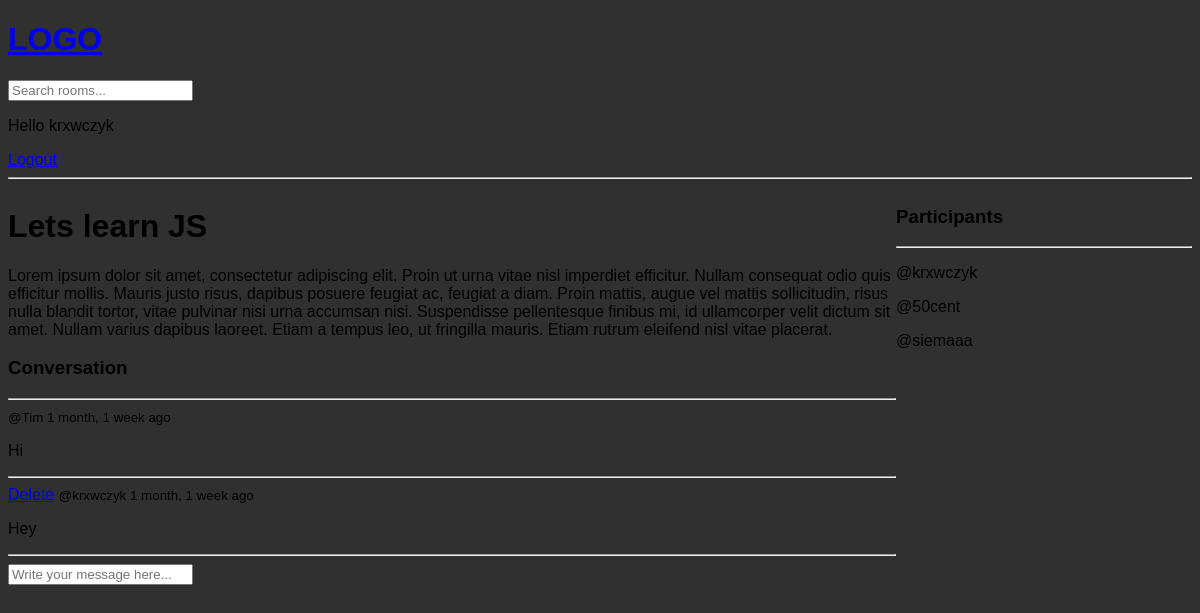
Screenshot of /room/1/ (signed in) with the database file from the repository.
### base/models.py (models this page shows, shortened)
class Room(models.Model):
    host = models.ForeignKey(User, on_delete=models.SET_NULL, null=True)
    topic = models.ForeignKey(Topic, on_delete=models.SET_NULL, null=True)
    name = models.CharField(max_length=200)
    description = models.TextField(null=True, blank=True)
    participants = models.ManyToManyField(User, related_name='participants', blank=True)
    updated = models.DateTimeField(auto_now=True)
    created = models.DateTimeField(auto_now_add=True)
    class Meta:
        ordering = ['-updated', '-created']

class Message(models.Model):
    user = models.ForeignKey(User, on_delete=models.CASCADE)
    room = models.ForeignKey(Room, on_delete=models.CASCADE)
    body = models.TextField()
    updated = models.DateTimeField(auto_now=True)
    created = models.DateTimeField(auto_now_add=True)
    class Meta:
        ordering = ['-updated', '-created']

### base/views.py (the view, shortened to what this page needs)
# urls.py: path('room/<str:pk>/', views.room, name="room"),
def room(request, pk):
    room = Room.objects.get(id=pk)
    room_messages = room.message_set.all().order_by('-created')
    participants = room.participants.all()
    context = {'room':room, 'room_messages':room_messages, 'participants':participants}
    return render(request, 'base/room.html', context)

### base/templates/base/room.html (shortened to what this page needs)
{% extends 'main.html' %}
{% block content %}
<div class="room-container">
<div>
<h1>{{room.name}}</h1>
<p>{{room.description}}</p>
<div class="comment-wrapper">
    <h3>Conversation</h3>
    <hr>
    {% for message in room_messages %}
    <div>
        {% if request.user == message.user %}
        <a href="{% url 'delete-message' message.id %}">Delete</a>
        {% endif %}
        <small>@{{message.user}}  {{message.created|timesince}} ago</small>
        <p>{{message.body}}</p>
        <hr>
    </div>
    {% endfor %}
</div>
{% if request.user.is_authenticated %}
<div class="comment-form">
    <form action="" method="post">
        <input type="text" name="body" placeholder="Write your message here...">
    </form>
</div>
{% endif %}
</div>
<div>
    <h3>Participants</h3>
    <hr>
    {% for user in participants %}
    <div>
        <p>@{{user.username}}</p>
    </div>
    {% endfor %}
</div>
</div>
{% endblock %}

### templates/navbar.html
<a href="/">
    <h1>LOGO</h1>
</a>
<form method="GET">
    <input type="text" name="q" placeholder="Search rooms...">
</form>
{% if request.user.is_authenticated %}
<p>Hello {{request.user}}</p>
<a href="{% url 'logout' %}">Logout</a>
{% else %}
<a href="{% url 'login' %}">Login</a>
{% endif %}
<hr>

### static/css/style.css (style rules this page uses)
body { background-color: rgb(48, 48, 48); font-family: arial; }

### base/templates/base/room.html (style rules this page uses)
.room-container { display: grid; grid-template-columns: 3fr 1fr; }

### rows the page displays
Room: name "Lets learn JS", description "Lorem ipsum dolor sit amet, consectetur adipiscing elit. Proin ut urna vitae nisl imperdiet efficitur. Nullam consequat odio quis efficitur mollis. Mauris justo risus, dapibus posuere feugiat ac, feugiat a diam. Proin mattis, augue vel mattis sollicitudin, risus nulla blandit tortor, vitae pulvinar nisi urna accumsan nisi. Suspendisse pellentesque finibus mi, id ullamcorper velit dictum sit amet. Nullam varius dapibus laoreet. Etiam a tempus leo, ut fringilla mauris. Etiam rutrum eleifend nisl vitae placerat."
Message: user "Tim", created "1 month, 1 week", body "Hi"
Message: shows "Delete", user "krxwczyk", created "1 month, 1 week", body "Hey"

### other values shown
{{ request.user }} "krxwczyk"
{{ user.username }} "krxwczyk"
{{ user.username }} "50cent"
{{ user.username }} "siemaaa"
